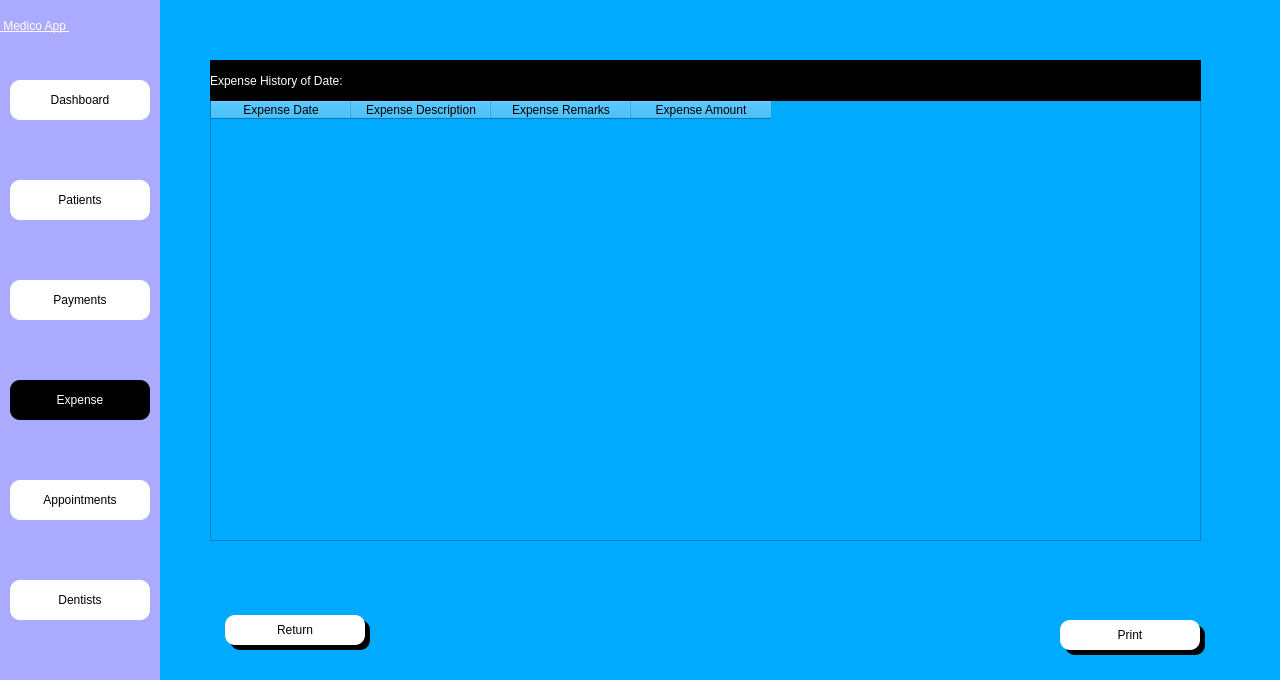
<?xml version="1.0" encoding="UTF-8"?>
<ui version="4.0">
 <class>Dialog</class>
 <widget class="QDialog" name="Dialog">
  <property name="geometry">
   <rect>
    <x>0</x>
    <y>0</y>
    <width>1280</width>
    <height>680</height>
   </rect>
  </property>
  <property name="windowTitle">
   <string>Dialog</string>
  </property>
  <property name="styleSheet">
   <string notr="true">background-color: rgb(0, 170, 255);</string>
  </property>
  <widget class="QWidget" name="side_bar" native="true">
   <property name="geometry">
    <rect>
     <x>0</x>
     <y>0</y>
     <width>160</width>
     <height>681</height>
    </rect>
   </property>
   <property name="styleSheet">
    <string notr="true">background-color: rgb(170, 255, 255);
background-color: rgb(170, 170, 255);</string>
   </property>
   <widget class="QPushButton" name="patient_btn">
    <property name="geometry">
     <rect>
      <x>10</x>
      <y>180</y>
      <width>140</width>
      <height>40</height>
     </rect>
    </property>
    <property name="styleSheet">
     <string notr="true">QPushButton{


font:  14pt &quot;Segoe UI &quot;;
background-color: rgb(255, 255, 255);
border-top-left-radius:10px;
border-bottom-left-radius:10px;
border-top-right-radius:10px;
border-bottom-right-radius:10px;}
QPushButton:hover{
	background-color: rgb(161, 161, 161);
	color: rgb(255, 255, 255);
}
QPushButton:focus{
	background-color: rgb(161, 161, 161);
	color: rgb(255, 255, 255);
}</string>
    </property>
    <property name="text">
     <string>Patients</string>
    </property>
    <property name="icon">
     <iconset>
      <normaloff>../Medico_modern/patientdownload .png</normaloff>../Medico_modern/patientdownload .png</iconset>
    </property>
   </widget>
   <widget class="QPushButton" name="appointment_btn">
    <property name="geometry">
     <rect>
      <x>10</x>
      <y>480</y>
      <width>140</width>
      <height>40</height>
     </rect>
    </property>
    <property name="styleSheet">
     <string notr="true">QPushButton{


font:  14pt &quot;Segoe UI &quot;;
background-color: rgb(255, 255, 255);
border-top-left-radius:10px;
border-bottom-left-radius:10px;
border-top-right-radius:10px;
border-bottom-right-radius:10px;}
QPushButton:hover{
	background-color: rgb(161, 161, 161);
	color: rgb(255, 255, 255);
}
QPushButton:focus{
	background-color: rgb(161, 161, 161);
	color: rgb(255, 255, 255);
}</string>
    </property>
    <property name="text">
     <string>Appointments</string>
    </property>
    <property name="icon">
     <iconset>
      <normaloff>../Medico_modern/appointmentdownload (1).png</normaloff>../Medico_modern/appointmentdownload (1).png</iconset>
    </property>
   </widget>
   <widget class="QPushButton" name="dentist_btn">
    <property name="geometry">
     <rect>
      <x>10</x>
      <y>580</y>
      <width>140</width>
      <height>40</height>
     </rect>
    </property>
    <property name="styleSheet">
     <string notr="true">QPushButton{


font:  14pt &quot;Segoe UI &quot;;
background-color: rgb(255, 255, 255);
border-top-left-radius:10px;
border-bottom-left-radius:10px;
border-top-right-radius:10px;
border-bottom-right-radius:10px;}
QPushButton:hover{
	background-color: rgb(161, 161, 161);
	color: rgb(255, 255, 255);
}
QPushButton:focus{
	background-color: rgb(161, 161, 161);
	color: rgb(255, 255, 255);
}</string>
    </property>
    <property name="text">
     <string>Dentists</string>
    </property>
    <property name="icon">
     <iconset>
      <normaloff>../Medico_modern/dentistimages.png</normaloff>../Medico_modern/dentistimages.png</iconset>
    </property>
   </widget>
   <widget class="QPushButton" name="payment_btn">
    <property name="geometry">
     <rect>
      <x>10</x>
      <y>280</y>
      <width>140</width>
      <height>40</height>
     </rect>
    </property>
    <property name="styleSheet">
     <string notr="true">QPushButton{


font:  14pt &quot;Segoe UI &quot;;
background-color: rgb(255, 255, 255);
border-top-left-radius:10px;
border-bottom-left-radius:10px;
border-top-right-radius:10px;
border-bottom-right-radius:10px;}
QPushButton:hover{
	background-color: rgb(161, 161, 161);
	color: rgb(255, 255, 255);
}
QPushButton:focus{
	background-color: rgb(161, 161, 161);
	color: rgb(255, 255, 255);
}</string>
    </property>
    <property name="text">
     <string>Payments</string>
    </property>
    <property name="icon">
     <iconset>
      <normaloff>../Medico_modern/billingdownload (1).png</normaloff>../Medico_modern/billingdownload (1).png</iconset>
    </property>
   </widget>
   <widget class="QPushButton" name="expense_btn">
    <property name="geometry">
     <rect>
      <x>10</x>
      <y>380</y>
      <width>140</width>
      <height>40</height>
     </rect>
    </property>
    <property name="styleSheet">
     <string notr="true">
QPushButton{


font:  14pt &quot;Segoe UI &quot;;
background-color: rgb(255, 255, 255);
border-top-left-radius:10px;
border-bottom-left-radius:10px;
border-top-right-radius:10px;
border-bottom-right-radius:10px;

	background-color: rgb(0, 0, 0);
	color: rgb(255, 255, 255);
}

QPushButton:hover{
	background-color: rgb(161, 161, 161);
	color: rgb(255, 255, 255);
}

QPushButton:focus{
	background-color: rgb(0, 0, 0);
	color: rgb(255, 255, 255);
}
</string>
    </property>
    <property name="text">
     <string>Expense</string>
    </property>
    <property name="icon">
     <iconset>
      <normaloff>../Medico_modern/billingdownload (1).png</normaloff>../Medico_modern/billingdownload (1).png</iconset>
    </property>
   </widget>
   <widget class="QPushButton" name="dash_btn">
    <property name="geometry">
     <rect>
      <x>10</x>
      <y>80</y>
      <width>140</width>
      <height>40</height>
     </rect>
    </property>
    <property name="styleSheet">
     <string notr="true">QPushButton{


font:  14pt &quot;Segoe UI &quot;;
background-color: rgb(255, 255, 255);
border-top-left-radius:10px;
border-bottom-left-radius:10px;
border-top-right-radius:10px;
border-bottom-right-radius:10px;}
QPushButton:hover{
	background-color: rgb(161, 161, 161);
	color: rgb(255, 255, 255);
}
QPushButton:focus{
	background-color: rgb(161, 161, 161);
	color: rgb(255, 255, 255);
}</string>
    </property>
    <property name="text">
     <string>Dashboard</string>
    </property>
    <property name="icon">
     <iconset>
      <normaloff>../Medico_modern/patientdownload .png</normaloff>../Medico_modern/patientdownload .png</iconset>
    </property>
   </widget>
   <widget class="QLabel" name="label_4">
    <property name="geometry">
     <rect>
      <x>0</x>
      <y>0</y>
      <width>161</width>
      <height>51</height>
     </rect>
    </property>
    <property name="styleSheet">
     <string notr="true">font: 20pt &quot;MS Shell Dlg 2&quot;;
font: 75 20pt &quot;MS Shell Dlg 2&quot;;
text-decoration: underline;
font: 22pt &quot;MS Shell Dlg 2&quot;;
background-color: rgba(255, 255, 255,0);
color: rgb(255, 255, 255);
</string>
    </property>
    <property name="text">
     <string> Medico App </string>
    </property>
   </widget>
  </widget>
  <widget class="QTableWidget" name="expenseTable">
   <property name="geometry">
    <rect>
     <x>210</x>
     <y>100</y>
     <width>991</width>
     <height>441</height>
    </rect>
   </property>
   <property name="focusPolicy">
    <enum>Qt::ClickFocus</enum>
   </property>
   <property name="styleSheet">
    <string notr="true">background-color: rgba(255, 255, 255,.9);

font:  12pt &quot;Segoe UI &quot;;</string>
   </property>
   <attribute name="horizontalHeaderDefaultSectionSize">
    <number>140</number>
   </attribute>
   <column>
    <property name="text">
     <string>Expense Date</string>
    </property>
   </column>
   <column>
    <property name="text">
     <string>Expense Description</string>
    </property>
   </column>
   <column>
    <property name="text">
     <string>Expense Remarks</string>
    </property>
   </column>
   <column>
    <property name="text">
     <string>Expense Amount</string>
    </property>
   </column>
  </widget>
  <widget class="QLabel" name="expense_title">
   <property name="geometry">
    <rect>
     <x>210</x>
     <y>60</y>
     <width>991</width>
     <height>41</height>
    </rect>
   </property>
   <property name="styleSheet">
    <string notr="true">
color: rgb(255, 255, 255);
background-color: rgb(0, 0, 0);

font:  14pt &quot;Segoe UI &quot;;</string>
   </property>
   <property name="text">
    <string>Expense History of Date: </string>
   </property>
  </widget>
  <widget class="QPushButton" name="return_btn">
   <property name="geometry">
    <rect>
     <x>225</x>
     <y>615</y>
     <width>140</width>
     <height>30</height>
    </rect>
   </property>
   <property name="styleSheet">
    <string notr="true">QPushButton{


font:  14pt &quot;Segoe UI &quot;;
background-color: rgb(255, 255, 255);
border-top-left-radius:10px;
border-bottom-left-radius:10px;
border-top-right-radius:10px;
border-bottom-right-radius:10px;}
QPushButton:hover{
	background-color: rgb(161, 161, 161);
	color: rgb(255, 255, 255);
}
QPushButton:focus{
	background-color: rgb(161, 161, 161);
	color: rgb(255, 255, 255);
}</string>
   </property>
   <property name="text">
    <string>Return</string>
   </property>
   <property name="icon">
    <iconset>
     <normaloff>../Medico_modern/billingdownload (1).png</normaloff>../Medico_modern/billingdownload (1).png</iconset>
   </property>
  </widget>
  <widget class="QLabel" name="label_3">
   <property name="geometry">
    <rect>
     <x>230</x>
     <y>620</y>
     <width>140</width>
     <height>30</height>
    </rect>
   </property>
   <property name="styleSheet">
    <string notr="true">background-color: rgb(0, 0, 0);
font: 12pt &quot;MS Shell Dlg 2&quot;;
border-top-left-radius:10px;
border-bottom-left-radius:10px;
border-top-right-radius:10px;
border-bottom-right-radius:10px;
color: rgb(255, 255, 255);
</string>
   </property>
   <property name="text">
    <string/>
   </property>
  </widget>
  <widget class="QLabel" name="label">
   <property name="geometry">
    <rect>
     <x>160</x>
     <y>0</y>
     <width>1121</width>
     <height>680</height>
    </rect>
   </property>
   <property name="text">
    <string/>
   </property>
   <property name="pixmap">
    <pixmap>../Images/the-humble-co-cADflhZzgyo-unsplash.jpg</pixmap>
   </property>
   <property name="scaledContents">
    <bool>true</bool>
   </property>
  </widget>
  <widget class="QLabel" name="label_5">
   <property name="geometry">
    <rect>
     <x>1065</x>
     <y>625</y>
     <width>140</width>
     <height>30</height>
    </rect>
   </property>
   <property name="styleSheet">
    <string notr="true">background-color: rgb(0, 0, 0);
font: 12pt &quot;MS Shell Dlg 2&quot;;
border-top-left-radius:10px;
border-bottom-left-radius:10px;
border-top-right-radius:10px;
border-bottom-right-radius:10px;
color: rgb(255, 255, 255);
</string>
   </property>
   <property name="text">
    <string/>
   </property>
  </widget>
  <widget class="QPushButton" name="print_btn">
   <property name="geometry">
    <rect>
     <x>1060</x>
     <y>620</y>
     <width>140</width>
     <height>30</height>
    </rect>
   </property>
   <property name="styleSheet">
    <string notr="true">QPushButton{


font:  14pt &quot;Segoe UI &quot;;
background-color: rgb(255, 255, 255);
border-top-left-radius:10px;
border-bottom-left-radius:10px;
border-top-right-radius:10px;
border-bottom-right-radius:10px;}
QPushButton:hover{
	background-color: rgb(161, 161, 161);
	color: rgb(255, 255, 255);
}
QPushButton:focus{
	background-color: rgb(161, 161, 161);
	color: rgb(255, 255, 255);
}</string>
   </property>
   <property name="text">
    <string>Print</string>
   </property>
   <property name="icon">
    <iconset>
     <normaloff>../Medico_modern/billingdownload (1).png</normaloff>../Medico_modern/billingdownload (1).png</iconset>
   </property>
  </widget>
  <zorder>label</zorder>
  <zorder>side_bar</zorder>
  <zorder>expenseTable</zorder>
  <zorder>expense_title</zorder>
  <zorder>label_3</zorder>
  <zorder>return_btn</zorder>
  <zorder>label_5</zorder>
  <zorder>print_btn</zorder>
 </widget>
 <tabstops>
  <tabstop>expense_btn</tabstop>
  <tabstop>appointment_btn</tabstop>
  <tabstop>dentist_btn</tabstop>
  <tabstop>print_btn</tabstop>
  <tabstop>return_btn</tabstop>
  <tabstop>dash_btn</tabstop>
  <tabstop>patient_btn</tabstop>
  <tabstop>payment_btn</tabstop>
 </tabstops>
 <resources/>
 <connections/>
</ui>
